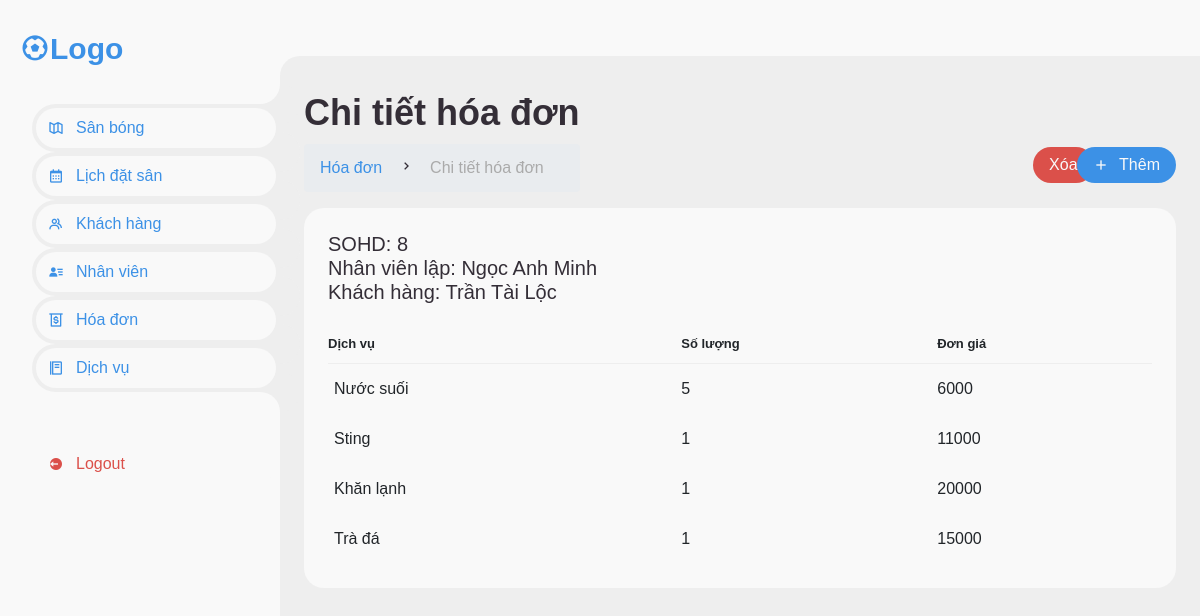
Screenshot of /NguoiDung/cthd/8 with the database file from the repository.
### NguoiDung/models.py (models this page shows)
class HoaDon(models.Model):
    soHD = models.AutoField(primary_key=True)
    ngayTao = models.DateField()
    t_start = models.TimeField()
    t_end = models.TimeField()
    tongTien = models.CharField(max_length=10)
    nv = models.ForeignKey(NhanVien, on_delete=models.CASCADE)
    kh = models.ForeignKey(KhachHang, on_delete=models.CASCADE)

class NhanVien(models.Model):
    hoTen = models.CharField(max_length=50)
    SDT = models.CharField(max_length=12)
    diaChi = models.CharField(max_length=100)
    gioiTinh = models.CharField(max_length=5)
    ngaySinh = models.DateField()

class KhachHang(models.Model):
    username = models.CharField(max_length=25, primary_key=True)
    password = models.CharField(max_length=20)
    hoTen = models.CharField(max_length=50)
    SDT = models.CharField(max_length=12)
    diaChi = models.CharField(max_length=100)
    email = models.EmailField()

class ChiTietHD(models.Model):
    soluong = models.CharField(max_length=10)
    soHD = models.ForeignKey(HoaDon, on_delete=models.CASCADE)
    dv = models.ForeignKey(DichVu, on_delete=models.CASCADE)

class DichVu(models.Model):
    tenDV = models.CharField(max_length=100)
    gia = models.CharField(max_length=10)

### NguoiDung/views.py (the view)
# urls.py: path('cthd/<int:sohd>',views.CTHD,name='cthd'),
def CTHD(request, sohd):
    hoadon = HoaDon.objects.get(soHD = sohd)
    chitiethd = ChiTietHD.objects.all().filter(soHD = sohd)
    data = {
        'ChiTietHoaDon' : chitiethd,
        'HoaDon' : hoadon
        }
    return render(request,'pages/pages_admin/chitiet_hoadon_admin.html', data)

### NguoiDung/context_processors.py (called while the page is built)
def username(request):
    return {
        'session_username': request.session.get('user_username')
    }

### NguoiDung/Templates/pages/pages_admin/chitiet_hoadon_admin.html (shortened to what this page needs)
﻿{% extends "page_layout/layout_admin/layout_admin.html" %}
{% block content %}
<nav>
</nav>
<main>
    <div class="head-title">
        <div class="left">
            <h1>Chi tiết hóa đơn</h1>
            <ul class="breadcrumb">
                <li>
                    <a class="active" href="{% url 'hd'%} ">Hóa đơn</a>
                </li>
                <li><i class='bx bx-chevron-right'></i></li>
                <li>
                    <a href="#">Chi tiết hóa đơn</a>
                </li>
            </ul>
        </div>
        {%if HoaDon%}
        <a style="margin-left:150px" href="{%url 'xoacthd' sohd=HoaDon.soHD%}" class="btn-minus">
            <span class="text">Xóa</span>
        </a>
        <a href="{% url 'themcthd' sohd=HoaDon.soHD %}" class="btn-add">
            <i class='bx bx-plus'></i>
            <span class="text">Thêm</span>
        </a>
        {%endif%}
    </div>
    <div class="table-data">
        <div class="order">
            <div class="head">
                {%if HoaDon%}
                <h5>SOHD: {{HoaDon.soHD}} <br>
                     Nhân viên lập: {{HoaDon.nv.hoTen}} <br>
                     Khách hàng: {{HoaDon.kh.hoTen}}</h5>
                {%endif%}
            </div>
            <table>
                <thead>
                    <tr>
                        <th>Dịch vụ</th>
                        <th>Số lượng</th>
                        <th>Đơn giá</th>
                    </tr>
                </thead>
                <tbody>
                    {%for cthd in ChiTietHoaDon %}
                    <tr>
                        <td>{{cthd.dv.tenDV}}</td>
                        <td>{{cthd.soluong}}</td>
                        <td>{{cthd.dv.gia}}</td>
                    </tr>
                    {%endfor%}
                </tbody>
            </table>
        </div>
    </div>
</main>
{% endblock %}

### static/css/admin2.css (style rules this page uses)
* { margin: 0; padding: 0; box-sizing: border-box; font-family: var(--poppins); }
a { text-decoration: none; }
li { list-style: none; }
:root { --poppins: 'Poppins', sans-serif; --lato: 'Lato', sans-serif; --light: #F9F9F9; --blue: #3C91E6; --light-blue: #CFE8FF; --grey: #eee; --dark-grey: #AAAAAA; --dark: #342E37; --red: #DB504A; --yellow: #FFCE26; --light-yellow: #FFF2C6; --orange: #FD7238; --light-orange: #FFE0D3; }
html { overflow-x: hidden; }
body { background: var(--grey); overflow-x: hidden; }
#content nav { margin-top: -25px; height: 56px; background: var(--light); padding: 0 24px; display: flex; align-items: center; grid-gap: 24px; font-family: var(--lato); position: sticky; top: 0; left: 0; z-index: 1000; }
#content nav::before { content: ''; position: absolute; width: 40px; height: 40px; bottom: -40px; left: 0; border-radius: 50%; box-shadow: -20px -20px 0 var(--light); }
#content main { width: 100%; padding: 36px 24px; font-family: var(--poppins); max-height: calc(100vh - 56px); overflow-y: scroll; scrollbar-width: none; }
#content main .head-title { display: flex; align-items: center; justify-content: space-between; grid-gap: 16px; flex-wrap: wrap; }
#content main .head-title .left h1 { font-size: 36px; font-weight: 600; margin-bottom: 10px; color: var(--dark); }
#content main .head-title .left .breadcrumb { display: flex; align-items: center; grid-gap: 16px; }
#content main .head-title .left .breadcrumb li { color: var(--dark); }
#content main .head-title .left .breadcrumb li a { color: var(--dark-grey); pointer-events: none; }
#content main .head-title .left .breadcrumb li a.active { color: var(--blue); pointer-events: unset; }
#content main .head-title .btn-minus { height: 36px; padding: 0 16px; border-radius: 36px; background: var(--red); color: var(--light); display: flex; justify-content: right; align-items: center; grid-gap: 10px; font-weight: 500; margin-top: 30px; margin-right:-500px; }
#content main .table-data { display: flex; flex-wrap: wrap; grid-gap: 24px; width: 100%; color: var(--dark); }
#content main .table-data > div { border-radius: 20px; background: var(--light); padding: 24px; overflow-x: auto; }
#content main .table-data .head { display: flex; align-items: center; grid-gap: 16px; margin-bottom: 24px; }
#content main .table-data .order { flex-grow: 1; flex-basis: 500px; }
#content main .table-data .order table { width: 100%; border-collapse: collapse; }
#content main .table-data .order table th { padding-bottom: 12px; font-size: 13px; text-align: left; border-bottom: 1px solid var(--grey); }
#content main .table-data .order table td { padding: 16px 0; }
#content main .table-data .order table tr td:first-child { display: flex; align-items: center; grid-gap: 12px; padding-left: 6px; }
#content main .head-title .btn-add { height: 36px; padding: 0 16px; border-radius: 36px; background: var(--blue); color: var(--light); display: flex; justify-content: right; align-items: center; grid-gap: 10px; margin-top: 30px; font-weight: 500; }
#content main .head-title .btn-minus { height: 36px; padding: 0 16px; border-radius: 36px; background: var(--red); color: var(--light); display: flex; justify-content: right; align-items: center; grid-gap: 10px; font-weight: 500; margin-top: 30px; margin-left: -320px; margin-right: -320px; }

### rows the page displays
HoaDon: soHD "8", nv.hoTen "Ngọc Anh Minh", kh.hoTen "Trần Tài Lộc"
ChiTietHD: dv.tenDV "Nước suối", soluong "5", dv.gia "6000"
ChiTietHD: dv.tenDV "Sting", soluong "1", dv.gia "11000"
ChiTietHD: dv.tenDV "Khăn lạnh", soluong "1", dv.gia "20000"
ChiTietHD: dv.tenDV "Trà đá", soluong "1", dv.gia "15000"
